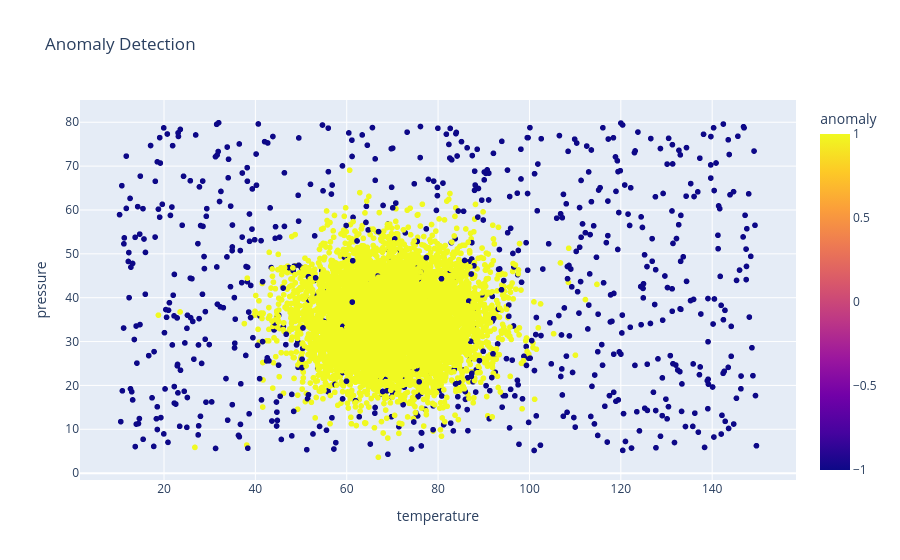

Write notebook code for a chart like this one.
### Markdown cell above
**Phát hiện bất thường bằng Isolation Forest**:
- Sử dụng **Isolation Forest** với tỷ lệ bất thường `contamination=0.1` để phát hiện điểm dữ liệu bất thường.  
- Thêm cột `anomaly` vào dataset để đánh dấu các điểm bình thường và bất thường.  
- Trực quan hóa bằng biểu đồ scatter theo hai đặc trưng **temperature** và **pressure**, trong đó màu sắc thể hiện sự khác biệt giữa dữ liệu bình thường và bất thường.

### Code cell
iso_forest = IsolationForest(contamination=0.1, random_state=42)
df["anomaly"] = iso_forest.fit_predict(X)

fig8 = px.scatter(
    df, 
    x="temperature", 
    y="pressure", 
    color="anomaly", 
    title="Anomaly Detection"
)

fig8.show()

### Figure 1 — Plotly figure (JSON) as saved in the notebook; plotly's stock layout.template omitted (floating-point values rounded to 4 significant figures; data arrays with more than 128 entries replaced by an {"elided": "..."} marker saying what was removed)
{"data": [{"hovertemplate": "temperature=%{x}<br>pressure=%{y}<br>anomaly=%{marker.color}<extra></extra>", "legendgroup": "", "marker": {"color": {"elided": "7672 int values"}, "coloraxis": "coloraxis", "symbol": "circle"}, "mode": "markers", "name": "", "showlegend": false, "type": "scattergl", "x": {"elided": "7672 float values"}, "xaxis": "x", "y": {"elided": "7672 float values"}, "yaxis": "y"}], "layout": {"coloraxis": {"colorbar": {"title": {"text": "anomaly"}}, "colorscale": [[0, "#0d0887"], [0.1111, "#46039f"], [0.2222, "#7201a8"], [0.3333, "#9c179e"], [0.4444, "#bd3786"], [0.5556, "#d8576b"], [0.6667, "#ed7953"], [0.7778, "#fb9f3a"], [0.8889, "#fdca26"], [1, "#f0f921"]]}, "legend": {"tracegroupgap": 0}, "title": {"text": "Anomaly Detection"}, "xaxis": {"anchor": "y", "domain": [0, 1], "title": {"text": "temperature"}}, "yaxis": {"anchor": "x", "domain": [0, 1], "title": {"text": "pressure"}}}}
